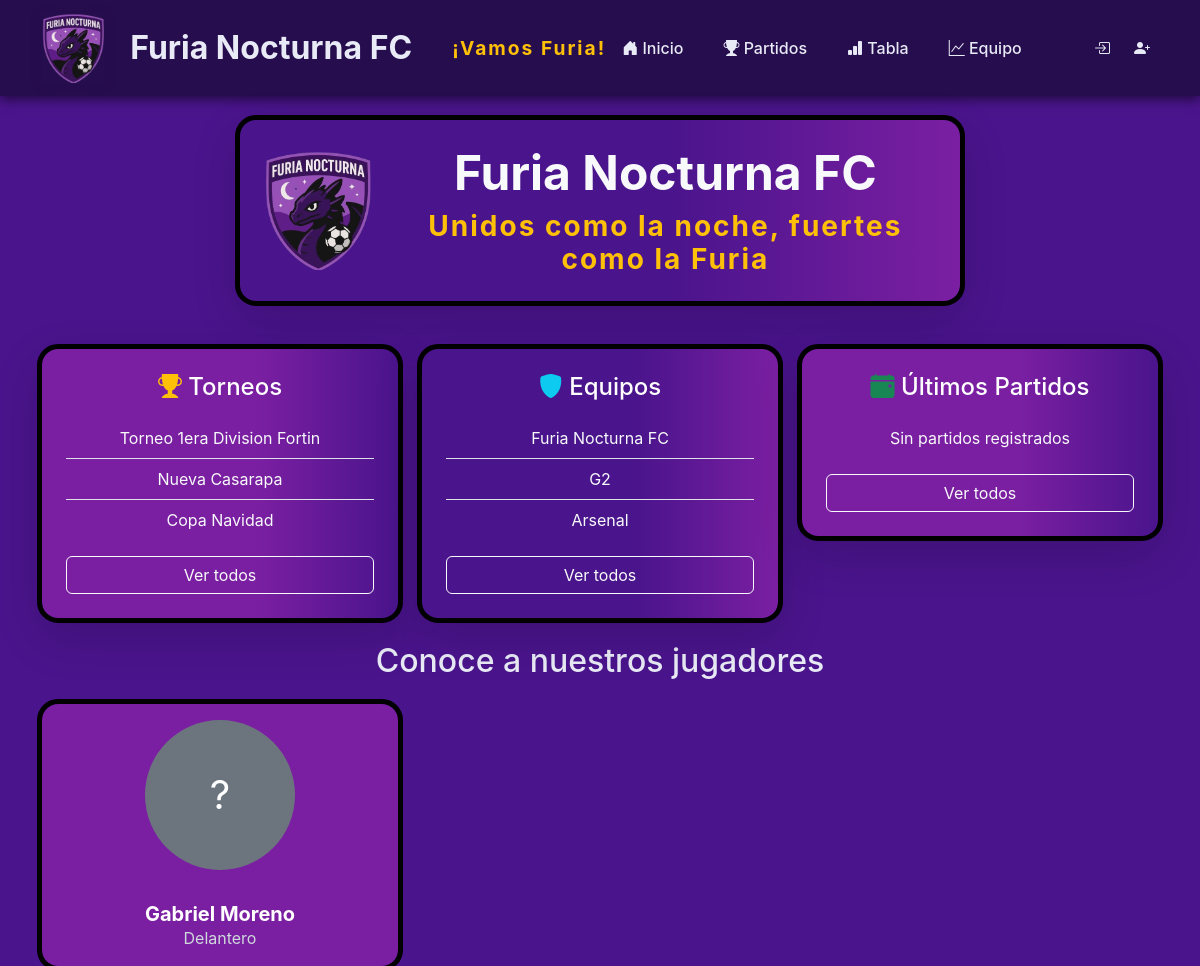
The page / on the database its author committed.
### jugadores/models.py (models this page shows, shortened)
class Torneo(models.Model):
    nombre = models.CharField(max_length=100)
    fecha_inicio = models.DateField()
    fecha_fin = models.DateField(null=True, blank=True)

class Equipo(models.Model):
    nombre = models.CharField(_('nombre'), max_length=100, unique=True)
    torneos = models.ManyToManyField('Torneo', related_name='equipos', blank=True, verbose_name=_('torneos'))
    imagen_url = models.URLField(
        max_length=500,  # Suficiente longitud para la URL de Imgur
        null=True,
        blank=True
    )

class Jugador(models.Model):
    user = models.OneToOneField(User, on_delete=models.CASCADE, verbose_name=_('usuario'))
    nombre = models.CharField(_('nombre'), max_length=100)
    apellido = models.CharField(_('apellido'), max_length=100)
    cedula = models.CharField(_('cédula'), max_length=8, unique=True)
    fecha_de_nacimiento = models.DateField(_('fecha de nacimiento'), null=True, blank=True)
    edad = models.PositiveSmallIntegerField(_('edad'), null=True, blank=True, editable=False)
    posicion = models.CharField(_('posición'), max_length=50)
    numero_de_camiseta = models.IntegerField(_('número de camiseta'), null=True, blank=True)
    imagen_url = models.URLField(
        max_length=500,  # Suficiente longitud para la URL de Imgur
        null=True,
        blank=True
    )
    equipo = models.ForeignKey(Equipo, on_delete=models.SET_NULL, null=True, default=get_default_equipo_id, verbose_name=_('equipo'))

### jugadores/views.py (the view)
# urls.py: path('', views.inicio, name='inicio'),
def inicio(request):
    jugadores_lista = Jugador.objects.all()
    from .models import Torneo, Equipo, Partido
    torneos = Torneo.objects.all()[:5]
    equipos = Equipo.objects.all()[:5]
    partidos = Partido.objects.order_by('-fecha')[:5]
    contexto = {'jugadores': jugadores_lista, 'torneos': torneos, 'equipos': equipos, 'partidos': partidos}
    return render(request, 'jugadores/inicio.html', contexto)

### jugadores/templates/jugadores/inicio.html (shortened to what this page needs)
{% extends 'jugadores/base.html' %}
{% block contenido %}
    <div class="container mb-5">
        <div class="row justify-content-center">
            <div class="col-lg-8">
                <div class="card shadow-lg border-0 rounded-4 p-4 text-center" style="background: linear-gradient(90deg, #4A148C 60%, #7B1FA2 100%);">
                    <div class="d-flex flex-column flex-md-row align-items-center justify-content-center gap-4">
                        <img src="static/jugadores/images/logo.png" alt="Escudo Furia Nocturna" class="img-fluid" style="width: 120px; height: 120px; object-fit: contain;">
                        <div>
                            <h1 class="fw-bold display-5 text-light mb-2">Furia Nocturna FC</h1>
                            <h3 class="fw-bold text-warning mb-0" style="letter-spacing: 2px;">Unidos como la noche, fuertes como la Furia</h3>
                        </div>
                    </div>
                </div>
            </div>
        </div>
    </div>
    <div class="row g-4 mb-4">
        <div class="col-12 col-lg-4">
            <div class="card shadow-lg border-0 p-4 text-center" style="background: linear-gradient(90deg, #7B1FA2 60%, #4A148C 100%); color: #fff;">
                <h4 class="mb-3"><i class="bi bi-trophy-fill text-warning"></i> Torneos</h4>
                <ul class="list-group list-group-flush">
                    {% for torneo in torneos|slice:':3' %}
                        <li class="list-group-item bg-transparent text-light">{{ torneo.nombre }} </li>
                    {% empty %}
                        <li class="list-group-item bg-transparent text-light">Sin torneos registrados</li>
                    {% endfor %}
                </ul>
                <a href="{% url 'lista_torneos' %}" class="btn btn-outline-light mt-3">Ver todos</a>
            </div>
        </div>
        <div class="col-12 col-lg-4">
            <div class="card shadow-lg border-0 p-4 text-center" style="background: linear-gradient(90deg, #4A148C 60%, #7B1FA2 100%); color: #fff;">
                <h4 class="mb-3"><i class="bi bi-shield-fill text-info"></i> Equipos</h4>
                <ul class="list-group list-group-flush">
                    {% for equipo in equipos|slice:':3' %}
                        <li class="list-group-item bg-transparent text-light">{{ equipo.nombre }}</li>
                    {% empty %}
                        <li class="list-group-item bg-transparent text-light">Sin equipos registrados</li>
                    {% endfor %}
                </ul>
                <a href="{% url 'lista_equipos' %}" class="btn btn-outline-light mt-3">Ver todos</a>
            </div>
        </div>
        <div class="col-12 col-lg-4">
            <div class="card shadow-lg border-0 p-4 text-center" style="background: linear-gradient(90deg, #7B1FA2 60%, #4A148C 100%); color: #fff;">
                <h4 class="mb-3"><i class="bi bi-calendar-event-fill text-success"></i> Últimos Partidos</h4>
                <ul class="list-group list-group-flush">
                    {% for partido in partidos|slice:':3' %}
                        <li class="list-group-item bg-transparent text-light">{{ partido.equipo_local }} vs {{ partido.equipo_visitante }} <span class="text-muted">({{ partido.fecha }})</span></li>
                    {% empty %}
                        <li class="list-group-item bg-transparent text-light">Sin partidos registrados</li>
                    {% endfor %}
                </ul>
                <a href="{% url 'resultados_partidos' %}" class="btn btn-outline-light mt-3">Ver todos</a>
            </div>
        </div>
    </div>
    <h2 class="text-center mb-4">Conoce a nuestros jugadores</h2>
    <div class="row row-cols-1 row-cols-md-2 row-cols-lg-3 g-4">
        {% for jugador in jugadores %}
        <div class="col">
            <div class="card h-100 shadow-sm border-0">
                <a href="{% url 'perfil_jugador' jugador.id %}" class="text-decoration-none text-dark">
                    <div class="d-flex justify-content-center p-3">
                        {% if jugador.foto_de_perfil %}
                            <img src="{{ jugador.foto_de_perfil.url }}" alt="Foto de perfil de {{ jugador.nombre }}" class="rounded-circle" style="width: 150px; height: 150px; object-fit: cover; border: 4px solid var(--bs-warning);">
                        {% else %}
                            <div class="rounded-circle bg-secondary d-flex align-items-center justify-content-center" style="width: 150px; height: 150px;">
                                <span class="text-white fs-1">?</span>
                            </div>
                        {% endif %}
                    </div>
                    <div class="card-body text-center">
                        <h5 class="card-title mb-0">{{ jugador.nombre }} {{ jugador.apellido }}</h5>
                        <p class="card-text text-muted">{{ jugador.posicion }}</p>
                    </div>
                </a>
            </div>
        </div>
        {% endfor %}
    </div>
{% endblock %}

### jugadores/templates/jugadores/base.html (style rules this page uses)
body { background-color: #4A148C; color: #E8EAF6; font-family: 'Inter', sans-serif; }
.card { outline: black solid 5px; background-color: #7B1FA2; color: #FFFFFF; border-color: #9C27B0; border-radius: 1rem; transition: transform 0.3s ease; }
.card-title { color: #FFFFFF; font-weight: bold; }
.card-text, .card-text small { color: #CFD8DC !important; }

### rows shown on the page
Torneo: nombre "Torneo 1era Division Fortin"
Torneo: nombre "Nueva Casarapa"
Torneo: nombre "Copa Navidad"
Equipo: nombre "Furia Nocturna FC"
Equipo: nombre "G2"
Equipo: nombre "Arsenal"
Jugador: nombre "Gabriel", apellido "Moreno", posicion "Delantero"
